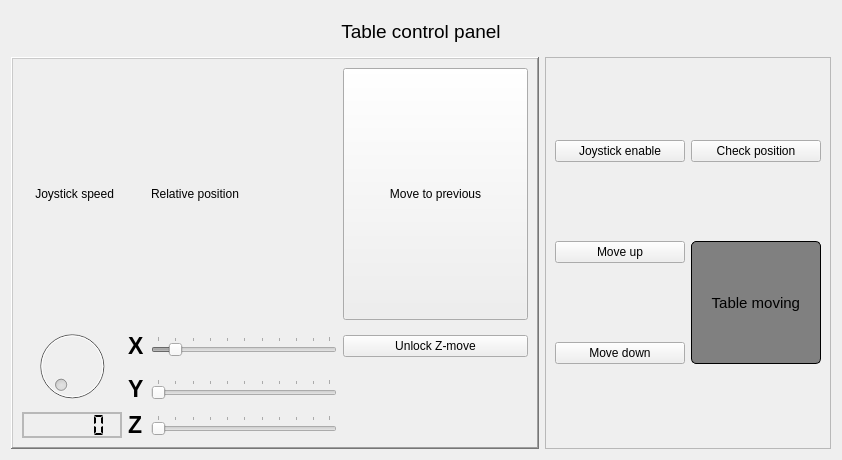
<?xml version="1.0" encoding="UTF-8"?>
<ui version="4.0">
 <class>table_control</class>
 <widget class="QWidget" name="table_control">
  <property name="geometry">
   <rect>
    <x>0</x>
    <y>0</y>
    <width>842</width>
    <height>460</height>
   </rect>
  </property>
  <property name="windowTitle">
   <string>Form</string>
  </property>
  <layout class="QVBoxLayout" name="verticalLayout">
   <item>
    <layout class="QGridLayout" name="gridLayout_3">
     <item row="1" column="0">
      <widget class="QFrame" name="frame">
       <property name="enabled">
        <bool>true</bool>
       </property>
       <property name="minimumSize">
        <size>
         <width>0</width>
         <height>0</height>
        </size>
       </property>
       <property name="styleSheet">
        <string notr="true"/>
       </property>
       <property name="frameShape">
        <enum>QFrame::WinPanel</enum>
       </property>
       <property name="frameShadow">
        <enum>QFrame::Raised</enum>
       </property>
       <property name="lineWidth">
        <number>2</number>
       </property>
       <property name="midLineWidth">
        <number>2</number>
       </property>
       <layout class="QGridLayout" name="gridLayout">
        <item row="3" column="3">
         <widget class="QLabel" name="chevron_up">
          <property name="font">
           <font>
            <pointsize>8</pointsize>
           </font>
          </property>
          <property name="text">
           <string/>
          </property>
          <property name="pixmap">
           <pixmap resource="../images/svg_resources.qrc">:/up_chevron/chevron_up.svg</pixmap>
          </property>
          <property name="scaledContents">
           <bool>true</bool>
          </property>
         </widget>
        </item>
        <item row="4" column="3">
         <widget class="QLabel" name="chevron_down">
          <property name="font">
           <font>
            <pointsize>7</pointsize>
           </font>
          </property>
          <property name="text">
           <string/>
          </property>
          <property name="textFormat">
           <enum>Qt::RichText</enum>
          </property>
          <property name="pixmap">
           <pixmap resource="../images/svg_resources.qrc">:/down_chevron/chevron_down.svg</pixmap>
          </property>
          <property name="scaledContents">
           <bool>true</bool>
          </property>
         </widget>
        </item>
        <item row="2" column="1">
         <widget class="QLabel" name="X_label">
          <property name="font">
           <font>
            <pointsize>17</pointsize>
            <weight>75</weight>
            <bold>true</bold>
           </font>
          </property>
          <property name="text">
           <string>X</string>
          </property>
         </widget>
        </item>
        <item row="4" column="2">
         <widget class="QSlider" name="z_move">
          <property name="enabled">
           <bool>false</bool>
          </property>
          <property name="orientation">
           <enum>Qt::Horizontal</enum>
          </property>
          <property name="tickPosition">
           <enum>QSlider::TicksAbove</enum>
          </property>
          <property name="tickInterval">
           <number>10</number>
          </property>
         </widget>
        </item>
        <item row="1" column="0">
         <widget class="QLabel" name="Rpoly_val">
          <property name="text">
           <string>    Joystick speed</string>
          </property>
         </widget>
        </item>
        <item row="3" column="1">
         <widget class="QLabel" name="Y_label">
          <property name="font">
           <font>
            <pointsize>17</pointsize>
            <weight>75</weight>
            <bold>true</bold>
           </font>
          </property>
          <property name="text">
           <string>Y</string>
          </property>
         </widget>
        </item>
        <item row="4" column="1">
         <widget class="QLabel" name="Z_label">
          <property name="font">
           <font>
            <pointsize>17</pointsize>
            <weight>75</weight>
            <bold>true</bold>
           </font>
          </property>
          <property name="text">
           <string>Z</string>
          </property>
         </widget>
        </item>
        <item row="3" column="2">
         <widget class="QSlider" name="y_move">
          <property name="enabled">
           <bool>false</bool>
          </property>
          <property name="orientation">
           <enum>Qt::Horizontal</enum>
          </property>
          <property name="tickPosition">
           <enum>QSlider::TicksAbove</enum>
          </property>
          <property name="tickInterval">
           <number>10</number>
          </property>
         </widget>
        </item>
        <item row="4" column="0">
         <widget class="QLCDNumber" name="Table_speed_indicator">
          <property name="lineWidth">
           <number>0</number>
          </property>
          <property name="midLineWidth">
           <number>2</number>
          </property>
          <property name="smallDecimalPoint">
           <bool>true</bool>
          </property>
          <property name="segmentStyle">
           <enum>QLCDNumber::Flat</enum>
          </property>
          <property name="value" stdset="0">
           <double>0.000000000000000</double>
          </property>
         </widget>
        </item>
        <item row="2" column="3">
         <widget class="QPushButton" name="unlock_Z">
          <property name="minimumSize">
           <size>
            <width>130</width>
            <height>0</height>
           </size>
          </property>
          <property name="text">
           <string>Unlock Z-move</string>
          </property>
          <property name="checkable">
           <bool>true</bool>
          </property>
         </widget>
        </item>
        <item row="1" column="3">
         <widget class="QPushButton" name="got_to_previous">
          <property name="sizePolicy">
           <sizepolicy hsizetype="MinimumExpanding" vsizetype="MinimumExpanding">
            <horstretch>0</horstretch>
            <verstretch>0</verstretch>
           </sizepolicy>
          </property>
          <property name="minimumSize">
           <size>
            <width>130</width>
            <height>0</height>
           </size>
          </property>
          <property name="text">
           <string>Move to previous</string>
          </property>
         </widget>
        </item>
        <item row="1" column="2">
         <widget class="QLabel" name="relative_position_label">
          <property name="text">
           <string>Relative position</string>
          </property>
         </widget>
        </item>
        <item row="2" column="2">
         <widget class="QSlider" name="x_move">
          <property name="enabled">
           <bool>false</bool>
          </property>
          <property name="minimum">
           <number>0</number>
          </property>
          <property name="maximum">
           <number>99</number>
          </property>
          <property name="value">
           <number>10</number>
          </property>
          <property name="tracking">
           <bool>true</bool>
          </property>
          <property name="orientation">
           <enum>Qt::Horizontal</enum>
          </property>
          <property name="tickPosition">
           <enum>QSlider::TicksAbove</enum>
          </property>
          <property name="tickInterval">
           <number>10</number>
          </property>
         </widget>
        </item>
        <item row="2" column="0" rowspan="2">
         <widget class="QDial" name="Table_speed">
          <property name="enabled">
           <bool>false</bool>
          </property>
          <property name="minimumSize">
           <size>
            <width>80</width>
            <height>80</height>
           </size>
          </property>
          <property name="minimum">
           <number>0</number>
          </property>
          <property name="maximum">
           <number>100</number>
          </property>
         </widget>
        </item>
       </layout>
      </widget>
     </item>
     <item row="1" column="1">
      <widget class="QFrame" name="Buttons_frame">
       <property name="frameShape">
        <enum>QFrame::StyledPanel</enum>
       </property>
       <property name="frameShadow">
        <enum>QFrame::Raised</enum>
       </property>
       <layout class="QGridLayout" name="gridLayout_2">
        <item row="0" column="0">
         <widget class="QPushButton" name="Enable_table">
          <property name="minimumSize">
           <size>
            <width>130</width>
            <height>0</height>
           </size>
          </property>
          <property name="text">
           <string>Joystick enable</string>
          </property>
          <property name="checkable">
           <bool>true</bool>
          </property>
          <property name="checked">
           <bool>false</bool>
          </property>
         </widget>
        </item>
        <item row="0" column="1">
         <widget class="QPushButton" name="check_position">
          <property name="minimumSize">
           <size>
            <width>130</width>
            <height>0</height>
           </size>
          </property>
          <property name="text">
           <string>Check position</string>
          </property>
         </widget>
        </item>
        <item row="1" column="0">
         <widget class="QPushButton" name="move_up_button">
          <property name="minimumSize">
           <size>
            <width>130</width>
            <height>0</height>
           </size>
          </property>
          <property name="text">
           <string>Move up</string>
          </property>
          <property name="checkable">
           <bool>true</bool>
          </property>
          <property name="checked">
           <bool>false</bool>
          </property>
         </widget>
        </item>
        <item row="2" column="0">
         <widget class="QPushButton" name="move_down_button">
          <property name="minimumSize">
           <size>
            <width>130</width>
            <height>0</height>
           </size>
          </property>
          <property name="text">
           <string>Move down</string>
          </property>
          <property name="checkable">
           <bool>true</bool>
          </property>
          <property name="checked">
           <bool>false</bool>
          </property>
         </widget>
        </item>
        <item row="1" column="1" rowspan="2">
         <widget class="QLabel" name="table_ind">
          <property name="font">
           <font>
            <pointsize>11</pointsize>
           </font>
          </property>
          <property name="layoutDirection">
           <enum>Qt::LeftToRight</enum>
          </property>
          <property name="autoFillBackground">
           <bool>false</bool>
          </property>
          <property name="styleSheet">
           <string notr="true">border: 1px solid black;
border-radius: 5px;
background-color: grey;</string>
          </property>
          <property name="frameShape">
           <enum>QFrame::Box</enum>
          </property>
          <property name="frameShadow">
           <enum>QFrame::Raised</enum>
          </property>
          <property name="text">
           <string> Table moving </string>
          </property>
          <property name="alignment">
           <set>Qt::AlignCenter</set>
          </property>
         </widget>
        </item>
       </layout>
      </widget>
     </item>
     <item row="0" column="0" colspan="2">
      <widget class="QLabel" name="Tablecontrolpanellabel">
       <property name="minimumSize">
        <size>
         <width>0</width>
         <height>40</height>
        </size>
       </property>
       <property name="font">
        <font>
         <pointsize>14</pointsize>
        </font>
       </property>
       <property name="text">
        <string>Table control panel</string>
       </property>
       <property name="alignment">
        <set>Qt::AlignCenter</set>
       </property>
      </widget>
     </item>
    </layout>
   </item>
  </layout>
 </widget>
 <resources>
  <include location="../images/svg_resources.qrc"/>
 </resources>
 <connections>
  <connection>
   <sender>unlock_Z</sender>
   <signal>clicked(bool)</signal>
   <receiver>z_move</receiver>
   <slot>setEnabled(bool)</slot>
   <hints>
    <hint type="sourcelabel">
     <x>584</x>
     <y>341</y>
    </hint>
    <hint type="destinationlabel">
     <x>375</x>
     <y>341</y>
    </hint>
   </hints>
  </connection>
  <connection>
   <sender>Table_speed</sender>
   <signal>valueChanged(int)</signal>
   <receiver>Table_speed_indicator</receiver>
   <slot>display(int)</slot>
   <hints>
    <hint type="sourcelabel">
     <x>73</x>
     <y>96</y>
    </hint>
    <hint type="destinationlabel">
     <x>73</x>
     <y>157</y>
    </hint>
   </hints>
  </connection>
  <connection>
   <sender>Enable_table</sender>
   <signal>clicked(bool)</signal>
   <receiver>x_move</receiver>
   <slot>setEnabled(bool)</slot>
   <hints>
    <hint type="sourcelabel">
     <x>498</x>
     <y>176</y>
    </hint>
    <hint type="destinationlabel">
     <x>251</x>
     <y>201</y>
    </hint>
   </hints>
  </connection>
  <connection>
   <sender>Enable_table</sender>
   <signal>clicked(bool)</signal>
   <receiver>y_move</receiver>
   <slot>setEnabled(bool)</slot>
   <hints>
    <hint type="sourcelabel">
     <x>498</x>
     <y>176</y>
    </hint>
    <hint type="destinationlabel">
     <x>251</x>
     <y>245</y>
    </hint>
   </hints>
  </connection>
  <connection>
   <sender>Enable_table</sender>
   <signal>clicked(bool)</signal>
   <receiver>Table_speed</receiver>
   <slot>setEnabled(bool)</slot>
   <hints>
    <hint type="sourcelabel">
     <x>498</x>
     <y>258</y>
    </hint>
    <hint type="destinationlabel">
     <x>113</x>
     <y>305</y>
    </hint>
   </hints>
  </connection>
 </connections>
</ui>
